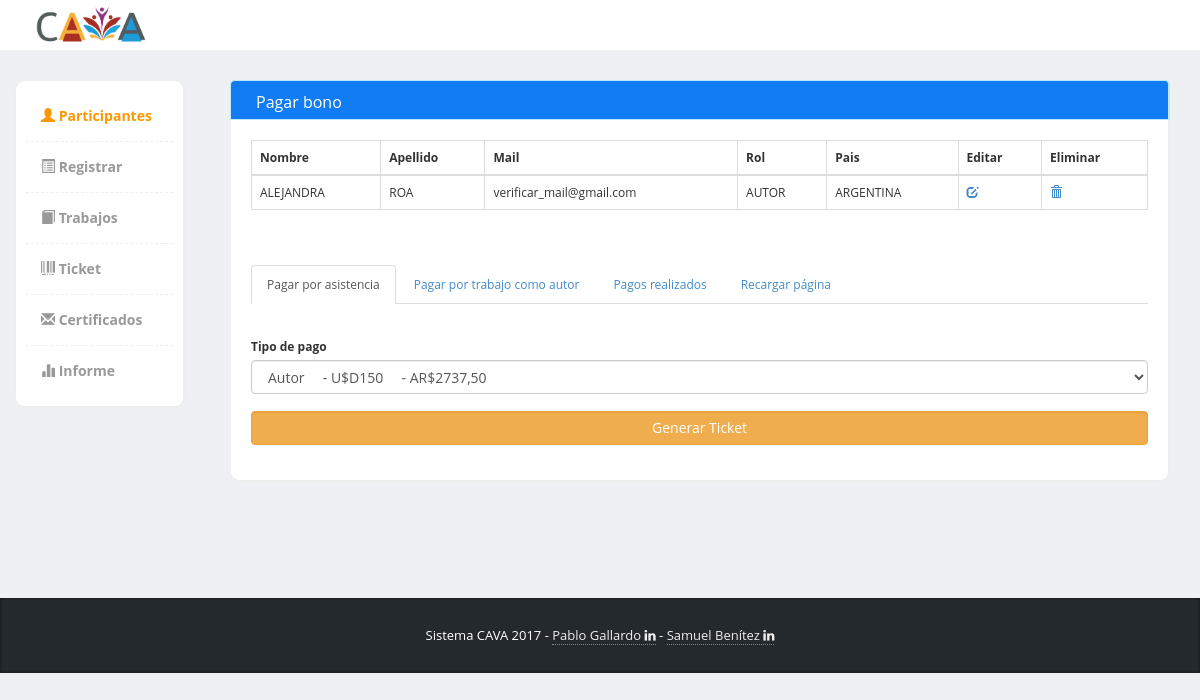
Page /bono/pagos/147 on the committed database.
### tables this page shows
CREATE TABLE `personas` (
  `id_persona` int(11) NOT NULL,
  `nombre` varchar(64) NOT NULL,
  `apellido` varchar(64) NOT NULL,
  `mail` varchar(100) NOT NULL,
  `id_rol` int(11) NOT NULL,
  `id_pais` int(11) NOT NULL
);

CREATE TABLE `rol` (
  `id_rol` int(11) NOT NULL,
  `rol` varchar(24) NOT NULL
);

CREATE TABLE `pais` (
  `id_pais` int(11) NOT NULL,
  `pais` varchar(32) NOT NULL
);

### application/controllers/Bono.php (called while the page is built, shortened)
<?php
class Bono extends CI_Controller {
public function __construct(){
	$this->load->model('personas_model');
	$this->load->model('tipo_pagos_model');
	$this->load->model('ticket_model');
	$this->load->library('M_pdf');
}
	public function pagos($id = null){
		$data['personas'] = $this->personas_model->get(['id_persona' => $id]);
		$data['tipopago'] = $this->tipo_pagos_model->get();
		$data['trabajos'] = $this->ticket_model->get();
		$data['trabajos_pagados'] = $this->ticket_model->get($id);
		$data['idpersona']= $id;
		$data['participantes_menu'] = TRUE;
		$this->load->view('commons/header_menu_view',$data);
		$this->load->view('bono_view', $data);
		$this->load->view('commons/footer_view');
	}
}

### index.php (called while the page is built, shortened)
<?php
require_once BASEPATH.'core/CodeIgniter.php';

### application/models/personas_model.php (called while the page is built, shortened)
<?php
class personas_model extends CI_model {
	function get($condition = null){
		$this->db->select('*');
		$this->db->from('personas p');
		$this->db->join('rol r', 'p.id_rol = r.id_rol');
		$this->db->join('pais pa', 'p.id_pais = pa.id_pais');
		if($condition != null)
			$this->db->where($condition);
		$this->db->order_by('nombre');
		$query = $this->db->get();
		return $query->result();
	}
}

### application/models/tipo_pagos_model.php (called while the page is built, shortened)
<?php
class tipo_pagos_model extends CI_model {
	function get($condition = null){
		$this->db->select('*');
		$this->db->from('tipo_pagos');
		$query = $this->db->get();
		return $query->result();
	}
}

### application/views/bono_view.php (the view, shortened to what this page needs)
<div class="col-md-12 panel-info">
			  			<div class="content-box-header panel-heading">
		  					<div class="panel-title ">Pagar bono</div>
			  			</div>
			  			<div class="content-box-large box-with-header">
			  				<table cellpadding="0" cellspacing="0" border="0" class="table table-bordered" id="">
								<thead>
									<tr>
										<th>Nombre</th>
										<th>Apellido</th>
										<th>Mail</th>
										<th>Rol</th>
										<th>Pais</th>
										<th>Editar</th>
										<th>Eliminar</th>
									</tr>
								</thead>
								<tbody>
									<?php foreach ($personas as $persona):?>
									<?php $pais = $persona->pais?>
									<tr class="odd gradeX">
										<td><?=strtoupper($persona->nombre)?></td>
										<td><?=strtoupper($persona->apellido)?></td>
										<td><?=$persona->mail?></td>
										<td class="center"><?=$persona->rol?></td>
										<td class="center"><?=$persona->pais?></td>
										<td class="center"><a href="<?=base_url('registro')?><?='/modificar/'.$persona->id_persona?>" title="modificar a <?=$persona->apellido?>, <?=$persona->nombre?>"><span class="glyphicon glyphicon-edit"></span></a></td>
										<td class="center"><a href="<?=base_url('registro')?><?='/eliminar/'.$persona->id_persona?>" class="eliminar" title="eliminar a <?=$persona->apellido?>, <?=$persona->nombre?>"><span class="glyphicon glyphicon-trash"></span></a></td>
									</tr>
									<?php endforeach; ?>
								</tbody>
							</table>
							<br><br>
							<div>
							  <ul class="nav nav-tabs" role="tablist">
							    <li role="presentation" class="active"><a href="#home" aria-controls="home" role="tab" data-toggle="tab">Pagar por asistencia</a></li>
							    <li role="presentation"><a href="#profile" aria-controls="profile" role="tab" data-toggle="tab">Pagar por trabajo como autor</a></li>
							    <li role="presentation"><a href="#messages" aria-controls="messages" role="tab" data-toggle="tab">Pagos realizados</a></li>
							    <li role="presentation"><a  href="<?=base_url('bono/pagos/')?><?=$idpersona?>" role="tab" >Recargar página</a></li>
							  </ul>
							  <br>
							  <div class="tab-content">
								    <div role="tabpanel" class="tab-pane active" id="home">
								    	<br>
										<label>Tipo de pago</label>
										<form method="post" action="<?=base_url('Bono/registrar_asistencia')?>" target="_blank">
											<select class="form-control" name="tipopago">
												<?php foreach ($tipopago as $tipo):?>
													<?php if($pais != 'ARGENTINA'):?>
														<?php if($tipo->fecha == 'Precio hasta el 21 de julio 2017'):?>
															<option value="<?=$tipo->id_tipo_pago?>"> <?= $tipo->tipo . ' &nbsp;&nbsp;&nbsp; - U$D' . $tipo->monto . ' &nbsp;&nbsp;&nbsp; - AR$'.number_format($tipo->monto * $this->config->item('precio_cambio'),2,',','')?></option>
														<?php endif; ?>
													<?php else:?>
														<?php if($tipo->fecha != 'Precio hasta el 21 de julio 2017'):?>
															<option value="<?=$tipo->id_tipo_pago?>"> <?= $tipo->tipo . ' &nbsp;&nbsp;&nbsp; - U$D' . $tipo->monto . ' &nbsp;&nbsp;&nbsp; - AR$'.number_format($tipo->monto * $this->config->item('precio_cambio'),2,',','')?></option>
														<?php endif; ?>
													<?php endif; ?>
												<?php endforeach; ?>
											</select>
											<div class="form-group">
												<br>
												<input class="form-control btn-warning" type="submit" id="bono" value="Generar Ticket">
											</div>
										</form>
							    	</div>
							  </div>
							</div>
						</div>
</div>

### assets/template/css/styles.css (style rules this page uses)
.panel-info>.panel-heading { color: #ffffff; background-color: #117cf3; border-color: #bce8f1; }
body { font-family: 'Open Sans', sans-serif; background-color: #f7f7f7; position: relative; margin: 0px; font-size: 12px; padding: 0px; }
.content-box, .content-box-large { margin-bottom:30px; background:#fff; border-radius:10px; padding:10px; border-left:1px solid #eee; border-top:1px solid #eee; border-right:2px solid #eee; border-bottom:2px solid #eee; }
.content-box-large { padding: 20px; }
.box-with-header { border-top: none; border-top-left-radius:0px; border-top-right-radius:0px; }
.content-box-header { min-height: 40px; font-size: 16px; background:#f5f5f5; border-top-left-radius:5px; border-top-right-radius:5px; padding:10px; border-left:1px solid #eee; border-top:1px solid #eee; border-right:2px solid #eee; }
.content-box-header:after { clear:both; }
body { background-color: #eff0f3; }
.panel-heading>.panel-title, .content-box-header .panel-title { float: left; padding: 10px 15px; padding-top: 0px; }

### rows in the picture
personas: nombre "ALEJANDRA", apellido "ROA", mail "verificar_mail@gmail.com", id_rol.rol "AUTOR", id_pais.pais "ARGENTINA"

### other values in the picture
form field tipopago "Autor - U$D150 - AR$2737,50"
